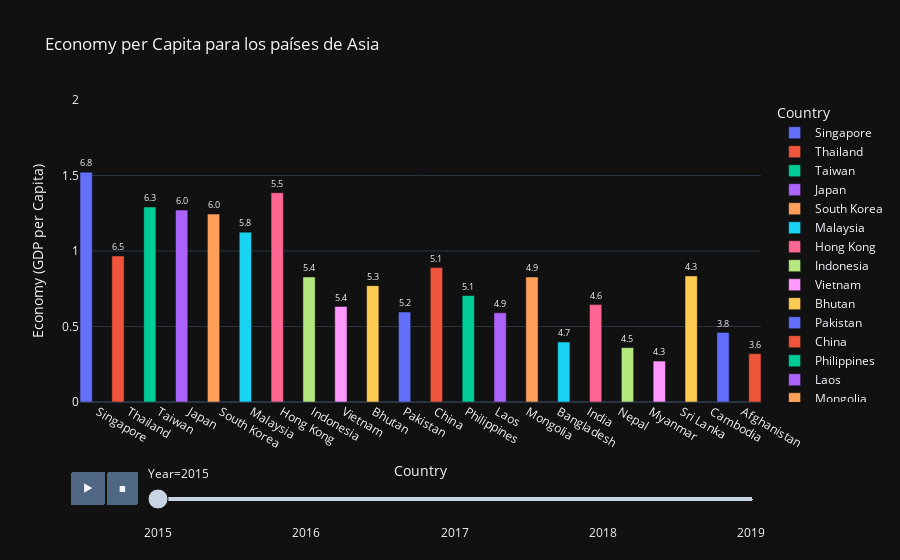

The cell this chart's notebook holds for it:
### Code cell
# graficamos el GDP de cada pais por año
fig = px.bar(data_frame=df_region_asia,
            x = 'Country',
            y = 'Economy (GDP per Capita)',
            color = 'Country',
            barmode='group',
            orientation= 'v',
            
            title='Economy per Capita para los países de Asia',
             
            animation_frame='Year', 
            range_y=[0,2],
             
            template='plotly_dark',
            text='Happiness Score'
            )
fig.update_traces(texttemplate='%{text:.2s}', textposition='outside',
                 width = [0.4,0.4,0.4,0.4,0.4,0.4,0.4,0.4,0.4,0.4,0.4,0.4,0.4,0.4,0.4]) # ancho de cada barra
fig.show()

### Figure 1 — Plotly figure (JSON) as saved in the notebook; plotly's stock layout.template omitted (floating-point values rounded to 4 significant figures)
{"data": [{"alignmentgroup": "True", "hovertemplate": "Country=%{x}<br>Year=2015<br>Economy (GDP per Capita)=%{y}<br>Happiness Score=%{text}<extra></extra>", "legendgroup": "Singapore", "marker": {"color": "#636efa"}, "name": "Singapore", "offsetgroup": "Singapore", "orientation": "v", "showlegend": true, "text": [6.798], "textposition": "outside", "texttemplate": "%{text:.2s}", "type": "bar", "width": [0.4, 0.4, 0.4, 0.4, 0.4, 0.4, 0.4, 0.4, 0.4, 0.4, 0.4, 0.4, 0.4, 0.4, 0.4], "x": ["Singapore"], "xaxis": "x", "y": [1.522], "yaxis": "y"}, {"alignmentgroup": "True", "hovertemplate": "Country=%{x}<br>Year=2015<br>Economy (GDP per Capita)=%{y}<br>Happiness Score=%{text}<extra></extra>", "legendgroup": "Thailand", "marker": {"color": "#EF553B"}, "name": "Thailand", "offsetgroup": "Thailand", "orientation": "v", "showlegend": true, "text": [6.455], "textposition": "outside", "texttemplate": "%{text:.2s}", "type": "bar", "width": [0.4, 0.4, 0.4, 0.4, 0.4, 0.4, 0.4, 0.4, 0.4, 0.4, 0.4, 0.4, 0.4, 0.4, 0.4], "x": ["Thailand"], "xaxis": "x", "y": [0.9669], "yaxis": "y"}, {"alignmentgroup": "True", "hovertemplate": "Country=%{x}<br>Year=2015<br>Economy (GDP per Capita)=%{y}<br>Happiness Score=%{text}<extra></extra>", "legendgroup": "Taiwan", "marker": {"color": "#00cc96"}, "name": "Taiwan", "offsetgroup": "Taiwan", "orientation": "v", "showlegend": true, "text": [6.298], "textposition": "outside", "texttemplate": "%{text:.2s}", "type": "bar", "width": [0.4, 0.4, 0.4, 0.4, 0.4, 0.4, 0.4, 0.4, 0.4, 0.4, 0.4, 0.4, 0.4, 0.4, 0.4], "x": ["Taiwan"], "xaxis": "x", "y": [1.291], "yaxis": "y"}, {"alignmentgroup": "True", "hovertemplate": "Country=%{x}<br>Year=2015<br>Economy (GDP per Capita)=%{y}<br>Happiness Score=%{text}<extra></extra>", "legendgroup": "Japan", "marker": {"color": "#ab63fa"}, "name": "Japan", "offsetgroup": "Japan", "orientation": "v", "showlegend": true, "text": [5.987], "textposition": "outside", "texttemplate": "%{text:.2s}", "type": "bar", "width": [0.4, 0.4, 0.4, 0.4, 0.4, 0.4, 0.4, 0.4, 0.4, 0.4, 0.4, 0.4, 0.4, 0.4, 0.4], "x": ["Japan"], "xaxis": "x", "y": [1.271], "yaxis": "y"}, {"alignmentgroup": "True", "hovertemplate": "Country=%{x}<br>Year=2015<br>Economy (GDP per Capita)=%{y}<br>Happiness Score=%{text}<extra></extra>", "legendgroup": "South Korea", "marker": {"color": "#FFA15A"}, "name": "South Korea", "offsetgroup": "South Korea", "orientation": "v", "showlegend": true, "text": [5.984], "textposition": "outside", "texttemplate": "%{text:.2s}", "type": "bar", "width": [0.4, 0.4, 0.4, 0.4, 0.4, 0.4, 0.4, 0.4, 0.4, 0.4, 0.4, 0.4, 0.4, 0.4, 0.4], "x": ["South Korea"], "xaxis": "x", "y": [1.245], "yaxis": "y"}, {"alignmentgroup": "True", "hovertemplate": "Country=%{x}<br>Year=2015<br>Economy (GDP per Capita)=%{y}<br>Happiness Score=%{text}<extra></extra>", "legendgroup": "Malaysia", "marker": {"color": "#19d3f3"}, "name": "Malaysia", "offsetgroup": "Malaysia", "orientation": "v", "showlegend": true, "text": [5.77], "textposition": "outside", "texttemplate": "%{text:.2s}", "type": "bar", "width": [0.4, 0.4, 0.4, 0.4, 0.4, 0.4, 0.4, 0.4, 0.4, 0.4, 0.4, 0.4, 0.4, 0.4, 0.4], "x": ["Malaysia"], "xaxis": "x", "y": [1.125], "yaxis": "y"}, {"alignmentgroup": "True", "hovertemplate": "Country=%{x}<br>Year=2015<br>Economy (GDP per Capita)=%{y}<br>Happiness Score=%{text}<extra></extra>", "legendgroup": "Hong Kong", "marker": {"color": "#FF6692"}, "name": "Hong Kong", "offsetgroup": "Hong Kong", "orientation": "v", "showlegend": true, "text": [5.474], "textposition": "outside", "texttemplate": "%{text:.2s}", "type": "bar", "width": [0.4, 0.4, 0.4, 0.4, 0.4, 0.4, 0.4, 0.4, 0.4, 0.4, 0.4, 0.4, 0.4, 0.4, 0.4], "x": ["Hong Kong"], "xaxis": "x", "y": [1.386], "yaxis": "y"}, {"alignmentgroup": "True", "hovertemplate": "Country=%{x}<br>Year=2015<br>Economy (GDP per Capita)=%{y}<br>Happiness Score=%{text}<extra></extra>", "legendgroup": "Indonesia", "marker": {"color": "#B6E880"}, "name": "Indonesia", "offsetgroup": "Indonesia", "orientation": "v", "showlegend": true, "text": [5.399], "textposition": "outside", "texttemplate": "%{text:.2s}", "type": "bar", "width": [0.4, 0.4, 0.4, 0.4, 0.4, 0.4, 0.4, 0.4, 0.4, 0.4, 0.4, 0.4, 0.4, 0.4, 0.4], "x": ["Indonesia"], "xaxis": "x", "y": [0.8283], "yaxis": "y"}, {"alignmentgroup": "True", "hovertemplate": "Country=%{x}<br>Year=2015<br>Economy (GDP per Capita)=%{y}<br>Happiness Score=%{text}<extra></extra>", "legendgroup": "Vietnam", "marker": {"color": "#FF97FF"}, "name": "Vietnam", "offsetgroup": "Vietnam", "orientation": "v", "showlegend": true, "text": [5.36], "textposition": "outside", "texttemplate": "%{text:.2s}", "type": "bar", "width": [0.4, 0.4, 0.4, 0.4, 0.4, 0.4, 0.4, 0.4, 0.4, 0.4, 0.4, 0.4, 0.4, 0.4, 0.4], "x": ["Vietnam"], "xaxis": "x", "y": [0.6322], "yaxis": "y"}, {"alignmentgroup": "True", "hovertemplate": "Country=%{x}<br>Year=2015<br>Economy (GDP per Capita)=%{y}<br>Happiness Score=%{text}<extra></extra>", "legendgroup": "Bhutan", "marker": {"color": "#FECB52"}, "name": "Bhutan", "offsetgroup": "Bhutan", "orientation": "v", "showlegend": true, "text": [5.253], "textposition": "outside", "texttemplate": "%{text:.2s}", "type": "bar", "width": [0.4, 0.4, 0.4, 0.4, 0.4, 0.4, 0.4, 0.4, 0.4, 0.4, 0.4, 0.4, 0.4, 0.4, 0.4], "x": ["Bhutan"], "xaxis": "x", "y": [0.7704], "yaxis": "y"}, {"alignmentgroup": "True", "hovertemplate": "Country=%{x}<br>Year=2015<br>Economy (GDP per Capita)=%{y}<br>Happiness Score=%{text}<extra></extra>", "legendgroup": "Pakistan", "marker": {"color": "#636efa"}, "name": "Pakistan", "offsetgroup": "Pakistan", "orientation": "v", "showlegend": true, "text": [5.194], "textposition": "outside", "texttemplate": "%{text:.2s}", "type": "bar", "width": [0.4, 0.4, 0.4, 0.4, 0.4, 0.4, 0.4, 0.4, 0.4, 0.4, 0.4, 0.4, 0.4, 0.4, 0.4], "x": ["Pakistan"], "xaxis": "x", "y": [0.5954], "yaxis": "y"}, {"alignmentgroup": "True", "hovertemplate": "Country=%{x}<br>Year=2015<br>Economy (GDP per Capita)=%{y}<br>Happiness Score=%{text}<extra></extra>", "legendgroup": "China", "marker": {"color": "#EF553B"}, "name": "China", "offsetgroup": "China", "orientation": "v", "showlegend": true, "text": [5.14], "textposition": "outside", "texttemplate": "%{text:.2s}", "type": "bar", "width": [0.4, 0.4, 0.4, 0.4, 0.4, 0.4, 0.4, 0.4, 0.4, 0.4, 0.4, 0.4, 0.4, 0.4, 0.4], "x": ["China"], "xaxis": "x", "y": [0.8901], "yaxis": "y"}, {"alignmentgroup": "True", "hovertemplate": "Country=%{x}<br>Year=2015<br>Economy (GDP per Capita)=%{y}<br>Happiness Score=%{text}<extra></extra>", "legendgroup": "Philippines", "marker": {"color": "#00cc96"}, "name": "Philippines", "offsetgroup": "Philippines", "orientation": "v", "showlegend": true, "text": [5.073], "textposition": "outside", "texttemplate": "%{text:.2s}", "type": "bar", "width": [0.4, 0.4, 0.4, 0.4, 0.4, 0.4, 0.4, 0.4, 0.4, 0.4, 0.4, 0.4, 0.4, 0.4, 0.4], "x": ["Philippines"], "xaxis": "x", "y": [0.7053], "yaxis": "y"}, {"alignmentgroup": "True", "hovertemplate": "Country=%{x}<br>Year=2015<br>Economy (GDP per Capita)=%{y}<br>Happiness Score=%{text}<extra></extra>", "legendgroup": "Laos", "marker": {"color": "#ab63fa"}, "name": "Laos", "offsetgroup": "Laos", "orientation": "v", "showlegend": true, "text": [4.876], "textposition": "outside", "texttemplate": "%{text:.2s}", "type": "bar", "width": [0.4, 0.4, 0.4, 0.4, 0.4, 0.4, 0.4, 0.4, 0.4, 0.4, 0.4, 0.4, 0.4, 0.4, 0.4], "x": ["Laos"], "xaxis": "x", "y": [0.5907], "yaxis": "y"}, {"alignmentgroup": "True", "hovertemplate": "Country=%{x}<br>Year=2015<br>Economy (GDP per Capita)=%{y}<br>Happiness Score=%{text}<extra></extra>", "legendgroup": "Mongolia", "marker": {"color": "#FFA15A"}, "name": "Mongolia", "offsetgroup": "Mongolia", "orientation": "v", "showlegend": true, "text": [4.874], "textposition": "outside", "texttemplate": "%{text:.2s}", "type": "bar", "width": [0.4, 0.4, 0.4, 0.4, 0.4, 0.4, 0.4, 0.4, 0.4, 0.4, 0.4, 0.4, 0.4, 0.4, 0.4], "x": ["Mongolia"], "xaxis": "x", "y": [0.8282], "yaxis": "y"}, {"alignmentgroup": "True", "hovertemplate": "Country=%{x}<br>Year=2015<br>Economy (GDP per Capita)=%{y}<br>Happiness Score=%{text}<extra></extra>", "legendgroup": "Bangladesh", "marker": {"color": "#19d3f3"}, "name": "Bangladesh", "offsetgroup": "Bangladesh", "orientation": "v", "showlegend": true, "text": [4.694], "textposition": "outside", "texttemplate": "%{text:.2s}", "type": "bar", "width": [0.4, 0.4, 0.4, 0.4, 0.4, 0.4, 0.4, 0.4, 0.4, 0.4, 0.4, 0.4, 0.4, 0.4, 0.4], "x": ["Bangladesh"], "xaxis": "x", "y": [0.3975], "yaxis": "y"}, {"alignmentgroup": "True", "hovertemplate": "Country=%{x}<br>Year=2015<br>Economy (GDP per Capita)=%{y}<br>Happiness Score=%{text}<extra></extra>", "legendgroup": "India", "marker": {"color": "#FF6692"}, "name": "India", "offsetgroup": "India", "orientation": "v", "showlegend": true, "text": [4.565], "textposition": "outside", "texttemplate": "%{text:.2s}", "type": "bar", "width": [0.4, 0.4, 0.4, 0.4, 0.4, 0.4, 0.4, 0.4, 0.4, 0.4, 0.4, 0.4, 0.4, 0.4, 0.4], "x": ["India"], "xaxis": "x", "y": [0.645], "yaxis": "y"}, {"alignmentgroup": "True", "hovertemplate": "Country=%{x}<br>Year=2015<br>Economy (GDP per Capita)=%{y}<br>Happiness Score=%{text}<extra></extra>", "legendgroup": "Nepal", "marker": {"color": "#B6E880"}, "name": "Nepal", "offsetgroup": "Nepal", "orientation": "v", "showlegend": true, "text": [4.514], "textposition": "outside", "texttemplate": "%{text:.2s}", "type": "bar", "width": [0.4, 0.4, 0.4, 0.4, 0.4, 0.4, 0.4, 0.4, 0.4, 0.4, 0.4, 0.4, 0.4, 0.4, 0.4], "x": ["Nepal"], "xaxis": "x", "y": [0.36], "yaxis": "y"}, {"alignmentgroup": "True", "hovertemplate": "Country=%{x}<br>Year=2015<br>Economy (GDP per Capita)=%{y}<br>Happiness Score=%{text}<extra></extra>", "legendgroup": "Myanmar", "marker": {"color": "#FF97FF"}, "name": "Myanmar", "offsetgroup": "Myanmar", "orientation": "v", "showlegend": true, "text": [4.307], "textposition": "outside", "texttemplate": "%{text:.2s}", "type": "bar", "width": [0.4, 0.4, 0.4, 0.4, 0.4, 0.4, 0.4, 0.4, 0.4, 0.4, 0.4, 0.4, 0.4, 0.4, 0.4], "x": ["Myanmar"], "xaxis": "x", "y": [0.2711], "yaxis": "y"}, {"alignmentgroup": "True", "hovertemplate": "Country=%{x}<br>Year=2015<br>Economy (GDP per Capita)=%{y}<br>Happiness Score=%{text}<extra></extra>", "legendgroup": "Sri Lanka", "marker": {"color": "#FECB52"}, "name": "Sri Lanka", "offsetgroup": "Sri Lanka", "orientation": "v", "showlegend": true, "text": [4.271], "textposition": "outside", "texttemplate": "%{text:.2s}", "type": "bar", "width": [0.4, 0.4, 0.4, 0.4, 0.4, 0.4, 0.4, 0.4, 0.4, 0.4, 0.4, 0.4, 0.4, 0.4, 0.4], "x": ["Sri Lanka"], "xaxis": "x", "y": [0.8352], "yaxis": "y"}, {"alignmentgroup": "True", "hovertemplate": "Country=%{x}<br>Year=2015<br>Economy (GDP per Capita)=%{y}<br>Happiness Score=%{text}<extra></extra>", "legendgroup": "Cambodia", "marker": {"color": "#636efa"}, "name": "Cambodia", "offsetgroup": "Cambodia", "orientation": "v", "showlegend": true, "text": [3.819], "textposition": "outside", "texttemplate": "%{text:.2s}", "type": "bar", "width": [0.4, 0.4, 0.4, 0.4, 0.4, 0.4, 0.4, 0.4, 0.4, 0.4, 0.4, 0.4, 0.4, 0.4, 0.4], "x": ["Cambodia"], "xaxis": "x", "y": [0.4604], "yaxis": "y"}, {"alignmentgroup": "True", "hovertemplate": "Country=%{x}<br>Year=2015<br>Economy (GDP per Capita)=%{y}<br>Happiness Score=%{text}<extra></extra>", "legendgroup": "Afghanistan", "marker": {"color": "#EF553B"}, "name": "Afghanistan", "offsetgroup": "Afghanistan", "orientation": "v", "showlegend": true, "text": [3.575], "textposition": "outside", "texttemplate": "%{text:.2s}", "type": "bar", "width": [0.4, 0.4, 0.4, 0.4, 0.4, 0.4, 0.4, 0.4, 0.4, 0.4, 0.4, 0.4, 0.4, 0.4, 0.4], "x": ["Afghanistan"], "xaxis": "x", "y": [0.3198], "yaxis": "y"}], "layout": {"barmode": "group", "legend": {"title": {"text": "Country"}, "tracegroupgap": 0}, "sliders": [{"active": 0, "currentvalue": {"prefix": "Year="}, "len": 0.9, "pad": {"b": 10, "t": 60}, "steps": [{"args": [["2015"], {"frame": {"duration": 0, "redraw": true}, "fromcurrent": true, "mode": "immediate", "transition": {"duration": 0, "easing": "linear"}}], "label": "2015", "method": "animate"}, {"args": [["2016"], {"frame": {"duration": 0, "redraw": true}, "fromcurrent": true, "mode": "immediate", "transition": {"duration": 0, "easing": "linear"}}], "label": "2016", "method": "animate"}, {"args": [["2017"], {"frame": {"duration": 0, "redraw": true}, "fromcurrent": true, "mode": "immediate", "transition": {"duration": 0, "easing": "linear"}}], "label": "2017", "method": "animate"}, {"args": [["2018"], {"frame": {"duration": 0, "redraw": true}, "fromcurrent": true, "mode": "immediate", "transition": {"duration": 0, "easing": "linear"}}], "label": "2018", "method": "animate"}, {"args": [["2019"], {"frame": {"duration": 0, "redraw": true}, "fromcurrent": true, "mode": "immediate", "transition": {"duration": 0, "easing": "linear"}}], "label": "2019", "method": "animate"}], "x": 0.1, "xanchor": "left", "y": 0, "yanchor": "top"}], "title": {"text": "Economy per Capita para los países de Asia"}, "updatemenus": [{"buttons": [{"args": [null, {"frame": {"duration": 500, "redraw": true}, "fromcurrent": true, "mode": "immediate", "transition": {"duration": 500, "easing": "linear"}}], "label": "&#9654;", "method": "animate"}, {"args": [[null], {"frame": {"duration": 0, "redraw": true}, "fromcurrent": true, "mode": "immediate", "transition": {"duration": 0, "easing": "linear"}}], "label": "&#9724;", "method": "animate"}], "direction": "left", "pad": {"r": 10, "t": 70}, "showactive": false, "type": "buttons", "x": 0.1, "xanchor": "right", "y": 0, "yanchor": "top"}], "xaxis": {"anchor": "y", "categoryarray": ["Singapore", "Thailand", "Taiwan", "Japan", "South Korea", "Malaysia", "Hong Kong", "Indonesia", "Vietnam", "Bhutan", "Pakistan", "China", "Philippines", "Laos", "Mongolia", "Bangladesh", "India", "Nepal", "Myanmar", "Sri Lanka", "Cambodia", "Afghanistan"], "categoryorder": "array", "domain": [0, 1], "title": {"text": "Country"}}, "yaxis": {"anchor": "x", "domain": [0, 1], "range": [0, 2], "title": {"text": "Economy (GDP per Capita)"}}}}
